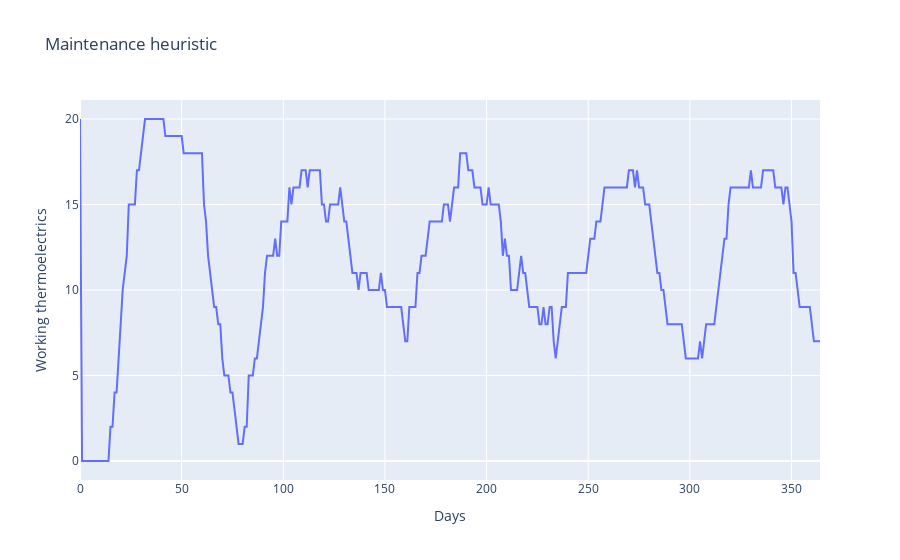
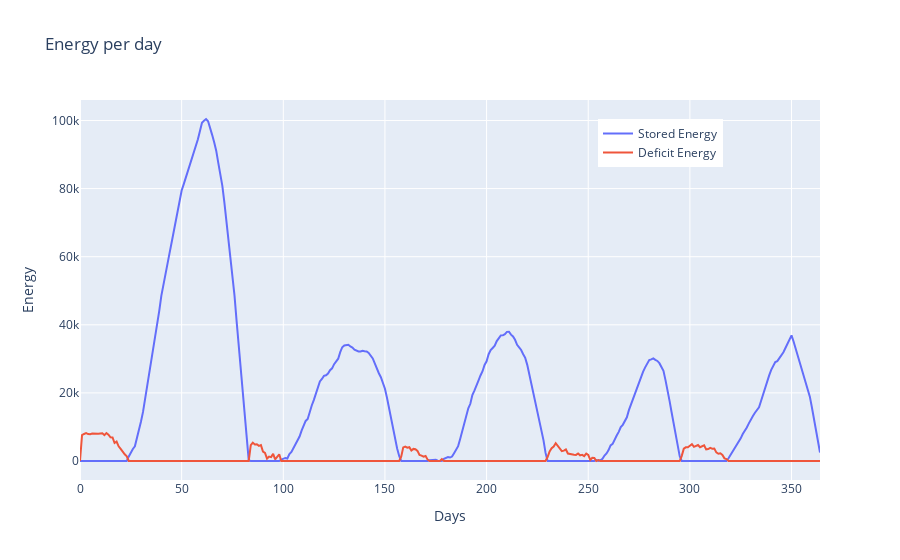

Write notebook code for charts like these, in order.
### Code cell
tmp_thermoelectrics_maintenance = copy.deepcopy(thermoelectrics)
tmp_circuits_maintenance = copy.deepcopy(circuits)

average, _, _, _, _, _, _ = k_simulation(
    days, 20, 10, circuits_amount=len(tmp_circuits_maintenance)
)


def give_maintenance_heuristic(
    current_day,
    stored_energy,
    circuits: "list[Circuit]",
    thermoelectrics: "list[ThermoElectric]",
    rotation: "RoundRobin",
):
    for thermoelectric in thermoelectrics:
        if not thermoelectric.is_working():
            continue
        last_repair = thermoelectric.get_last_repair_day()
        if current_day - last_repair >= average:
            thermoelectric.repair_and_replanificate(
                current_day,
                days,
                LogNormal(rnd.uniform(1.2, 2), rnd.uniform(0.2, 0.4)),
            )


def empty_func(arg0, arg1, arg2, arg3, rg4):
    pass


(
    working_thermoelectrics_maintenance_heuristic,
    deficit_per_day_maintenance_heuristic,
    stored_per_day_maintenance_heuristic,
    circuits_maintenance_heuristic,
) = simulate(
    tmp_thermoelectrics_maintenance,
    days,
    Agent(
        give_maintenance_heuristic,
        empty_func,
    ),
    tmp_circuits_maintenance,
    stored_energy,
)
working_thermoelectrics_maintenance_heuristic = [
    sum(x) for x in working_thermoelectrics_maintenance_heuristic
]

fig_maintenance_heuristic = go.Figure()
fig_maintenance_heuristic.add_trace(
    go.Scatter(
        x=list(range(0, days)),
        y=working_thermoelectrics_maintenance_heuristic,
        mode="lines",
    )
)
fig_maintenance_heuristic.update_layout(
    title="Maintenance heuristic",
    xaxis_title="Days",
    yaxis_title="Working thermoelectrics",
)

fig_maintenance_heuristic.show()

fig_energy_deficit_and_stored_maintenance_heuristic = go.Figure()

fig_energy_deficit_and_stored_maintenance_heuristic.add_trace(
    go.Scatter(
        x=list(range(0, days)),
        y=stored_per_day_maintenance_heuristic,
        name="Stored Energy",
    )
)

fig_energy_deficit_and_stored_maintenance_heuristic.add_trace(
    go.Scatter(
        x=list(range(0, days)),
        y=deficit_per_day_maintenance_heuristic,
        name="Deficit Energy",
    )
)


fig_energy_deficit_and_stored_maintenance_heuristic.update_layout(
    title="Energy per day",
    xaxis_title="Days",
    yaxis_title="Energy",
    legend=dict(x=0.7, y=0.95),
    showlegend=True,
)

### Figure 1 — Plotly figure (JSON) as saved in the notebook; plotly's stock layout.template omitted (floating-point values rounded to 4 significant figures; data arrays with more than 128 entries replaced by an {"elided": "..."} marker saying what was removed)
{"data": [{"mode": "lines", "type": "scatter", "x": {"elided": "365 int values"}, "y": {"elided": "366 int values"}}], "layout": {"title": {"text": "Maintenance heuristic"}, "xaxis": {"title": {"text": "Days"}}, "yaxis": {"title": {"text": "Working thermoelectrics"}}}}

### Figure 2 — Plotly figure (JSON) as saved in the notebook; plotly's stock layout.template omitted (floating-point values rounded to 4 significant figures; data arrays with more than 128 entries replaced by an {"elided": "..."} marker saying what was removed)
{"data": [{"name": "Stored Energy", "type": "scatter", "x": {"elided": "365 int values"}, "y": {"elided": "366 float values"}}, {"name": "Deficit Energy", "type": "scatter", "x": {"elided": "365 int values"}, "y": {"elided": "366 float values"}}], "layout": {"legend": {"x": 0.7, "y": 0.95}, "showlegend": true, "title": {"text": "Energy per day"}, "xaxis": {"title": {"text": "Days"}}, "yaxis": {"title": {"text": "Energy"}}}}
